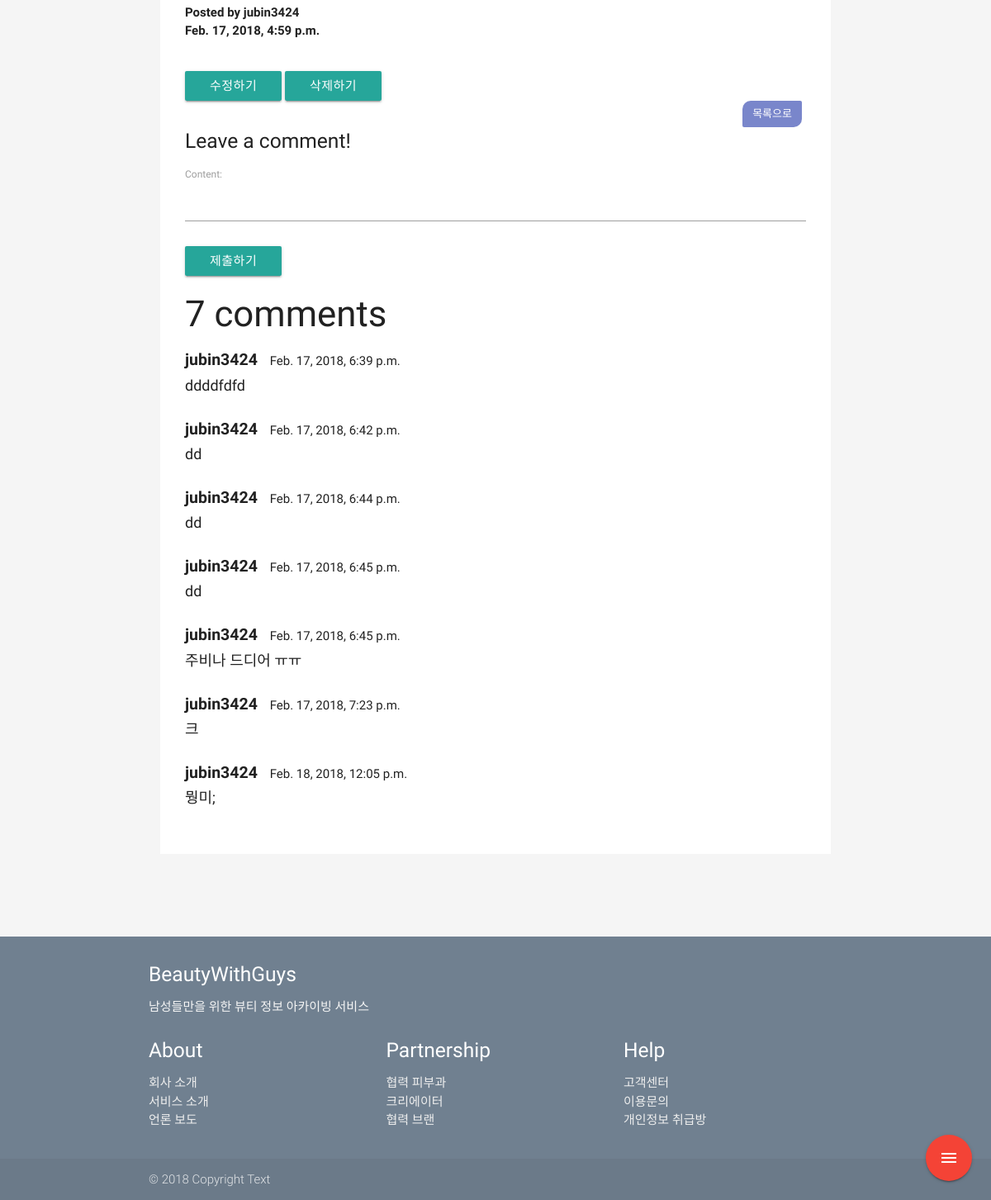
The app's page /post/8/ (signed in, lower part), older data.
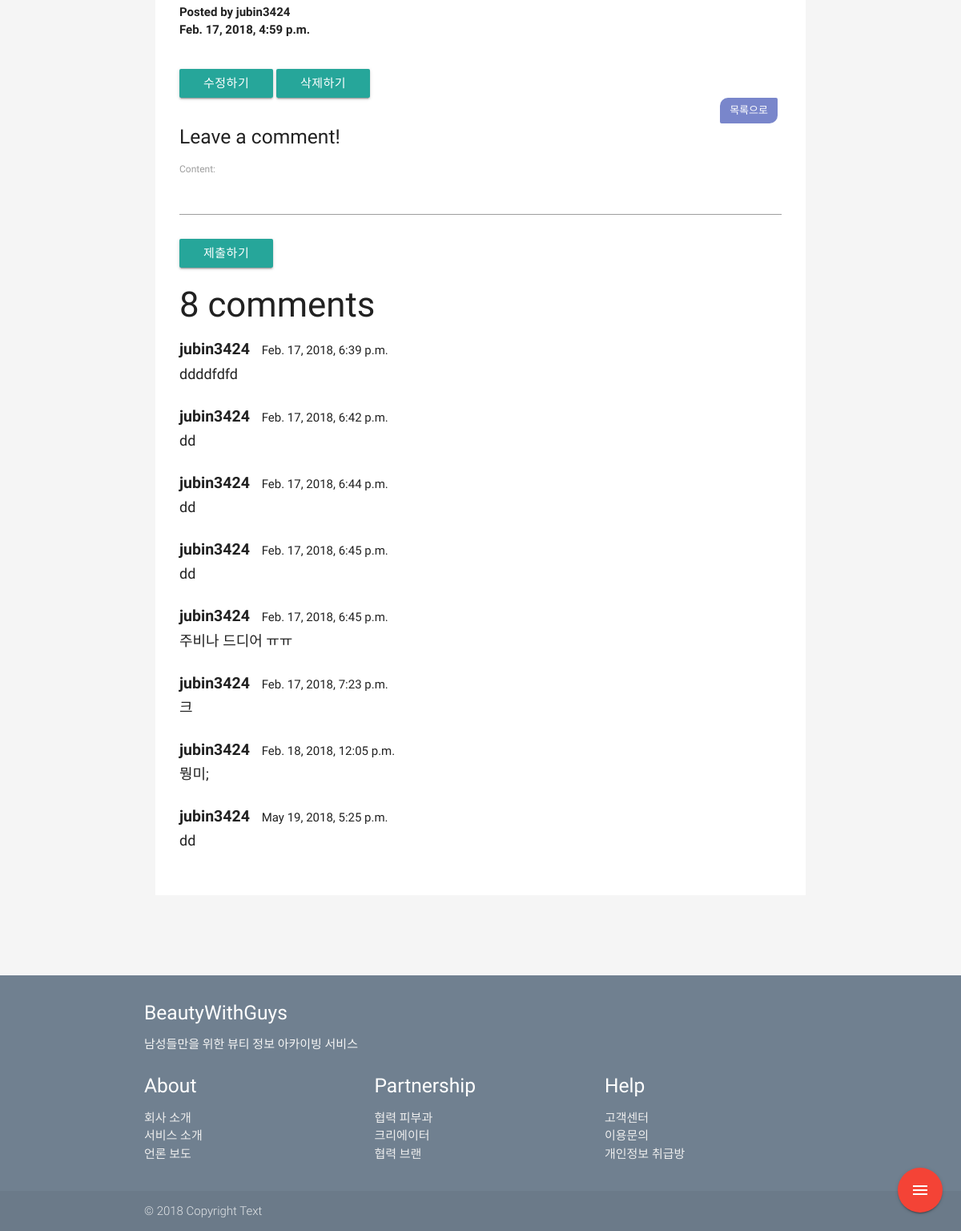
The same page, newer data.
### post/models.py (models this page shows, shortened)
class Post(models.Model):
    tag = models.ManyToManyField(Tag, blank=True, null=True)
    hashtag = models.CharField(max_length=10)
    user = models.CharField(max_length=20)
    title = models.CharField(max_length=50)
    content = models.TextField()
    created_at = models.DateTimeField(
        auto_now_add=True,
    )
    updated_at = models.DateTimeField(
        auto_now=True,
    )
    file = models.FileField(blank=True)
    photo = models.ImageField(blank=True, upload_to="blog/%Y/%m/%d")

class Comment(models.Model):
    author = models.ForeignKey(
        settings.AUTH_USER_MODEL,
        on_delete=models.CASCADE,
    )
    content = models.CharField(max_length=100)
    created_at = models.DateTimeField(
        auto_now_add=True,
    )
    updated_at = models.DateTimeField(
        auto_now=True,
    )
    post = models.ForeignKey(
        Post,
        on_delete=models.CASCADE,
    )

### post/views.py (the view)
# urls.py: path('<int:pk>/', views.post_detail, name='post_detail'),
@login_required
def post_detail(request, pk):
    post = Post.objects.get(pk=pk)
    comment_form = CommentForm(request.POST or None)
    ctx = {
        'post': post,
        'comment_form': comment_form,
    }
    return render(request, 'post/post_detail.html', ctx)

### post/forms.py
class CommentForm(forms.ModelForm):
    class Meta:
        model = Comment
        fields = ['content']

### beautiful/context_processors.py (called while the page is built)
def brand(request):
    return {
        'brands': Brand.objects.all(),
    }

def skintype(request):
    return {
        'skin_types': SkinType.objects.all(),
    }

def category(request):
    return{
        'categories': Category.objects.all(),
    }

### post/templates/post/post_detail.html (shortened to what this page needs)
{% extends 'base.html' %}
{% load static %}
{% block content %}
<div class="post">
<p><span style="font-size:22px;">{{ post.content|safe }}</span></p><br>
<br>
<p><b>Posted by {{ post.user }} <br>
{{ post.created_at }}</b></p><br>
<div class="susak">
    {% if request.user.username == post.user %}
<a href = "{% url 'post:post_edit' post.pk %}"><button class="btn waves-effect waves-light" type="submit" name="action">수정하기</button></a>
<form id="post_delete_form" action="{% url 'post:post_delete' post.pk %}" method="POST" style="display:inline;">{% csrf_token %}
    <button type="submit" class="waves-effect waves-light btn">삭제하기</button>
</form>
    {% endif %}
</div>
<a href = "{% url 'post:post_list' %}">
    <span class="to_post_list" style="float:right;">목록으로</span></a>
<br>
<h5>Leave a comment!</h5>
<form method="POST" id="comment_form">
{{ comment_form.as_p }}
<button class="btn waves-effect waves-light" type="submit" name="action">제출하기</button>
    <h3>{{ post.comment_set.count }} comments</h3>
<div class="comment_area">
    {% for comment in post.comment_set.all %}
        {% include 'post/comment.html' %}
    {% endfor %}
</div>
</form>
</div>
{% endblock %}

### post/templates/post/comment.html
<P style="margin-bottom:2px;"><b style="font-size:1.3rem;">{{ comment.author }}</b>
    <span>&nbsp;&nbsp;&nbsp;{{ comment.created_at }}</span></P>
<p style="font-size:18px; margin-top:0; margin-bottom:25px;">{{ comment.content }}</p>

Row changes from the older to the newer data that the page shows:
computed for Post "jubin3424": comment_set.count "7" → "8"
added Comment: author "jubin3424", created_at "May 19, 2018, 5:25 p.m.", content "dd"
